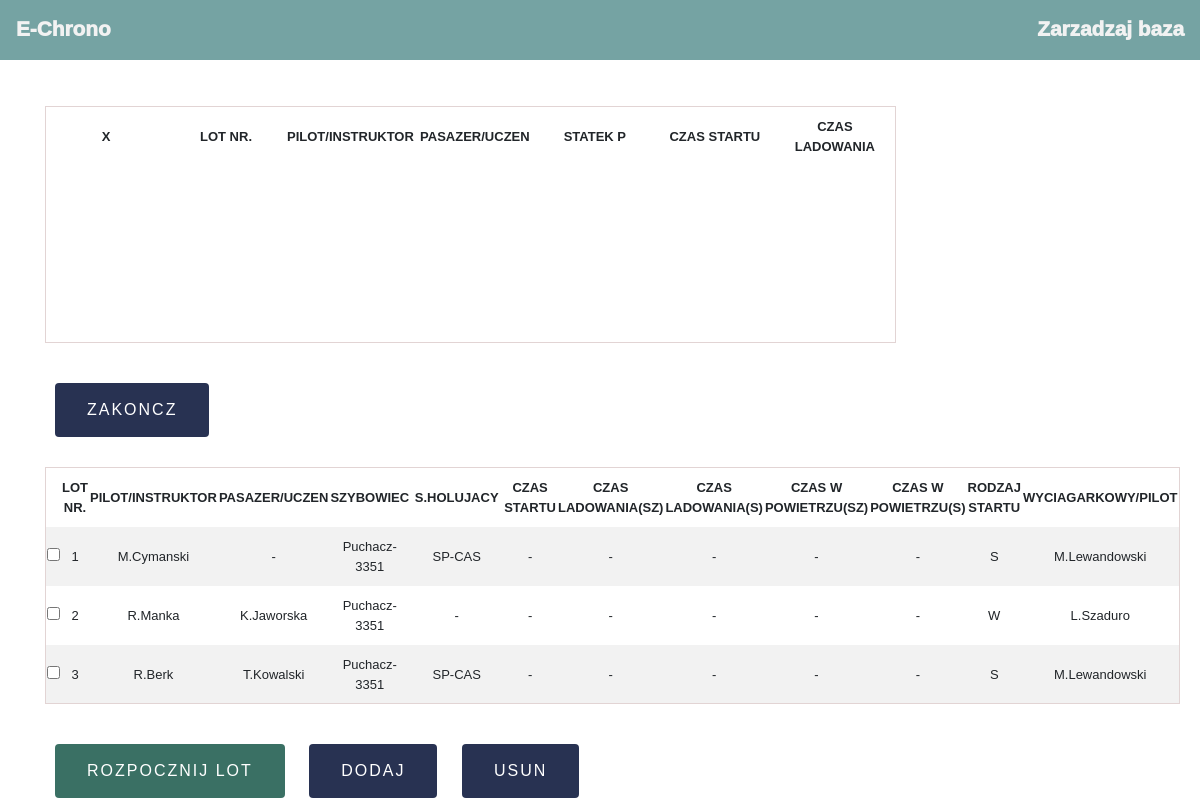
The page / on the database its author committed.
### __init__.py (models this page shows)
class Chronometer(db.Model):
    __tablename__ = 'chrono'
    date = db.Column('date', db.String(10))
    flight_nr = db.Column('flight_nr', db.Integer, primary_key=True, autoincrement=True)
    time_of_start = db.Column('time_of_start', db.String(5))
    glider_landing_time = db.Column('glider_landing_time', db.String(5), nullable=False)
    airplane_landing_time = db.Column('airplane_landing_time', db.String(5))
    glider_tia = db.Column('glider_tia', db.String(5), nullable=False)
    airplane_tia = db.Column('airplane_tia', db.String(5))
    start_type = db.Column('start_type', db.String(1))
    winch_pilot = db.Column('winch_pilot', db.String(20))
    airplane_pilot = db.Column('airplane_pilot', db.String(20))
    pilot_instructor = db.Column('pilot_instructor', db.String(15))
    passenger_student = db.Column('passenger_student', db.String(15))
    glider = db.Column('glider', db.String(15),)
    airplane = db.Column('aeroplane', db.String(15))

### main.py (the view, shortened to what this page needs)
@app.route("/", methods=["GET", "POST"])
def main_page():
    chrono = Chronometer.query.all()
    active = ActiveFlights.query.all()
    airplane = AirplaneFlight.query.all()
    airplanes = Airplane.query.all()
    gliders = Glider.query.all()
    pilots= Pilot.query.all()
    airplanepilots = AirplanePilot.query.all()
    winchoperators = WinchOperator.query.all()
    return render_template(
        "main.html", active_flights=active, chrono=chrono,
        airplane_flights=airplane,airplanes=airplanes,gliders=gliders,pilots=pilots,
        airplanepilots = airplanepilots, winchoperators = winchoperators
    )

### templates/main.html (shortened to what this page needs)
{% extends 'base.html' %}
{% block body %}
<div class="container">
   <form action="/stopflight" method="POST">
      <table id="activetable">
         <tr class="nothover">
            <th>X</th>
            <th>Lot nr.</th>
            <th>Pilot/Instruktor</th>
            <th>Pasazer/Uczen</th>
            <th>Statek P</th>
            <th>Czas Startu</th>
            <th>Czas ladowania</th>
         </tr>
      </table>
      <button id="EndFlight" type="submit" >ZAKONCZ</button>
   </form>
   <form action="/startflight" method="POST">
      <table id="chronotable">
         <tr class="nothover">
            <th></th>
            <th>Lot nr.</th>
            <th>Pilot/Instruktor</th>
            <th>Pasazer/Uczen</th>
            <th>Szybowiec</th>
            <th>S.Holujacy</th>
            <th>Czas Startu</th>
            <th>Czas ladowania(SZ)</th>
            <th>Czas ladowania(S)</th>
            <th>Czas w powietrzu(SZ)</th>
            <th>Czas w powietrzu(S)</th>
            <th>Rodzaj startu</th>
            <th>Wyciagarkowy/Pilot</th>
         </tr>
         {% for c in chrono %}
         <tr>
            <td><input type="checkbox"  name={{c.flight_nr}}></td>
            <td>{{c.flight_nr}}</td>
            <td>{{c.pilot_instructor}}</td>
            <td>{{c.passenger_student}}</td>
            <td>{{c.glider}}</td>
            <td>{{c.airplane}}</td>
            <td>{{c.time_of_start}}</td>
            <td>{{c.glider_landing_time}}</td>
            <td>{{c.airplane_landing_time}}</td>
            <td>{{c.glider_tia}}</td>
            <td>{{c.airplane_tia}}</td>
            <td>{{c.start_type}}</td>
            {% if c.winch_pilot == '' %}
            <td>{{ c.airplane_pilot }}</td>
            {% else %}
            <td>{{c.winch_pilot}}</td>
            {% endif %}
         </tr>
         {% endfor %}
      </table>
      <button id="StartFlight" type="submit">Rozpocznij lot</button>
      <button id ="AddNew" type=button data-toggle="modal" data-target="#mymodal">Dodaj</button>
      <button id ="Delete" type="submit" formaction="/deleteflight">Usun</button>
      </form>
</div>
{% endblock %}

### templates/base.html (shortened to what this page needs)
<!DOCTYPE html>
<html lang="en">
   <head>
      <link rel="stylesheet" href="https://stackpath.bootstrapcdn.com/bootstrap/4.4.1/css/bootstrap.min.css">
      <link rel="stylesheet" href="/static/styles.css">
   </head>
   <body style="background-color:#ffffff; font-family:'Trebuchet MS', 'Lucida Sans Unicode', 'Lucida Grande', 'Lucida Sans', Arial, sans-serif">
        <div class="navbar">
         <a href="/">E-Chrono</a>
         <a href='/manage'>Zarzadzaj baza</a>
      </div>
{% block body %}
{% endblock %}
</body>
</html>

### static/styles.css (style rules this page uses)
table, #active_table { border: 1px solid #e2d4d4; border-radius: 8px; margin-top: 30px; margin-bottom: 30px; text-align: center; font-size: 13px; }
.navbar { place-content: space-between; width: 100%; background-color: #75a3a3; height: 60px; overflow: hidden; }
a { color: #f2f2f2; margin-top: 0.25em; font-weight: bold; font-weight: 1000; font-size: 1.3em; text-align: center; }
tr:nth-child(even) { background-color: #f2f2f2; }
td { padding-top: 10px; padding-bottom: 10px; width: 45%; }
th { padding-top: 10px; padding-bottom: 10px; text-transform: uppercase; width: 120px; }
button { border: none; color: white; padding: 15px 32px; text-align: center; text-decoration: none; display: inline-block; font-size: 16px; border-radius: 4px; margin-left: 10px; margin-right: 10px; margin-top: 10px; text-transform: uppercase; letter-spacing: 2px; }
#StartFlight { background-color: #3a7064; }
#AddNew { background-color: #283252; }
#Delete { background-color: #283252; }
#EndFlight { background-color: #283252; }
.container { margin-left: 10px; margin: auto; padding-top: 1em }

### rows shown on the page
Chronometer: flight_nr "1", pilot_instructor "M.Cymanski", passenger_student "-", glider "Puchacz-3351", airplane "SP-CAS", time_of_start "-", glider_landing_time "-", airplane_landing_time "-", glider_tia "-", airplane_tia "-", start_type "S", airplane_pilot "M.Lewandowski"
Chronometer: flight_nr "2", pilot_instructor "R.Manka", passenger_student "K.Jaworska", glider "Puchacz-3351", airplane "-", time_of_start "-", glider_landing_time "-", airplane_landing_time "-", glider_tia "-", airplane_tia "-", start_type "W", winch_pilot "L.Szaduro"
Chronometer: flight_nr "3", pilot_instructor "R.Berk", passenger_student "T.Kowalski", glider "Puchacz-3351", airplane "SP-CAS", time_of_start "-", glider_landing_time "-", airplane_landing_time "-", glider_tia "-", airplane_tia "-", start_type "S", airplane_pilot "M.Lewandowski"
